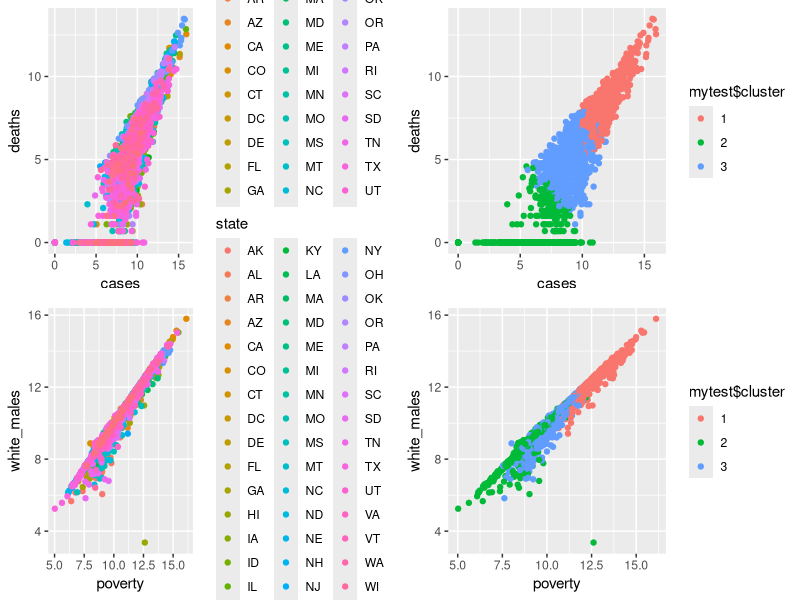

The R script that drew this image:

library("ggplot2")
covid_data <- read.csv("Dataset/covid_data_log_200908.csv", header=TRUE)
state <- covid_data$State
cases <- covid_data$Cases
deaths <- covid_data$Deaths
poverty <- covid_data$Poverty
white_males <- covid_data$W_Male


cluster_frame <- data.frame(
  state,
  cases,
  deaths
)
#scatter plot
ggplot(covid_data, aes(cases, deaths, color = state)) +
  geom_point() +
  labs(title = "Scatter Plot with Different Colors for Each State",
       x = "cases",
       y = "deaths")

dataframe <- data.frame(
  state,
  cases,
  deaths,
  poverty,
  white_males
)


subframe <- data.frame(
  cases,
  deaths,
  poverty,
  white_males
)

set.seed(2)
mytest <-  kmeans(subframe, 3, nstart = 3)
myplot1 <-ggplot(covid_data, aes(cases, deaths, color = state)) + geom_point()
myplot3 <-ggplot(covid_data, aes(poverty, white_males, color = state)) + geom_point()
myKMEANS <- summary(mytest)
print(myKMEANS)
mytest$cluster <- as.factor(mytest$cluster)
myplot2 <-ggplot(covid_data, aes(cases, deaths, color = mytest$cluster)) + geom_point()
myplot4 <-ggplot(covid_data, aes(poverty, white_males, color = mytest$cluster)) + geom_point()
library('grid')
pushViewport(viewport(layout = grid.layout(2, 2)))
print(myplot1, vp = viewport(layout.pos.row = 1, layout.pos.col = 1))
print(myplot2, vp = viewport(layout.pos.row = 1, layout.pos.col = 2))
print(myplot3, vp = viewport(layout.pos.row = 2, layout.pos.col = 1))
print(myplot4, vp = viewport(layout.pos.row = 2, layout.pos.col = 2))